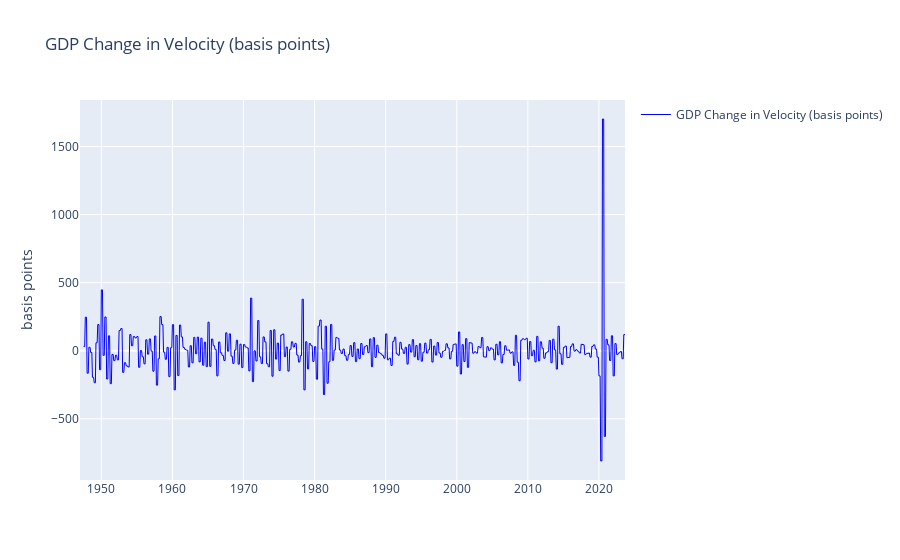

Notebook source saved alongside this figure:
### Code cell
# Plot Resulting Change in Velocity Data

fig = go.Figure()

fig.add_trace(go.Scatter(
    x = gdp_monthly_data['Date'],
    y = gdp_monthly_data['GDP Change in Velocity (basis points)'],
    line = dict(color='blue', width=1),
    showlegend=True,
    name="GDP Change in Velocity (basis points)"
))


fig.update_layout(
    title="GDP Change in Velocity (basis points)"
)
fig.update_yaxes(
    title_text="basis points"
)

### Figure 1 — Plotly figure (JSON) as saved in the notebook; plotly's stock layout.template omitted (floating-point values rounded to 4 significant figures; data arrays with more than 128 entries replaced by an {"elided": "..."} marker saying what was removed)
{"data": [{"line": {"color": "blue", "width": 1}, "name": "GDP Change in Velocity (basis points)", "showlegend": true, "type": "scatter", "x": {"elided": "921 str values"}, "y": {"elided": "921 float values"}}], "layout": {"title": {"text": "GDP Change in Velocity (basis points)"}, "yaxis": {"title": {"text": "basis points"}}}}
